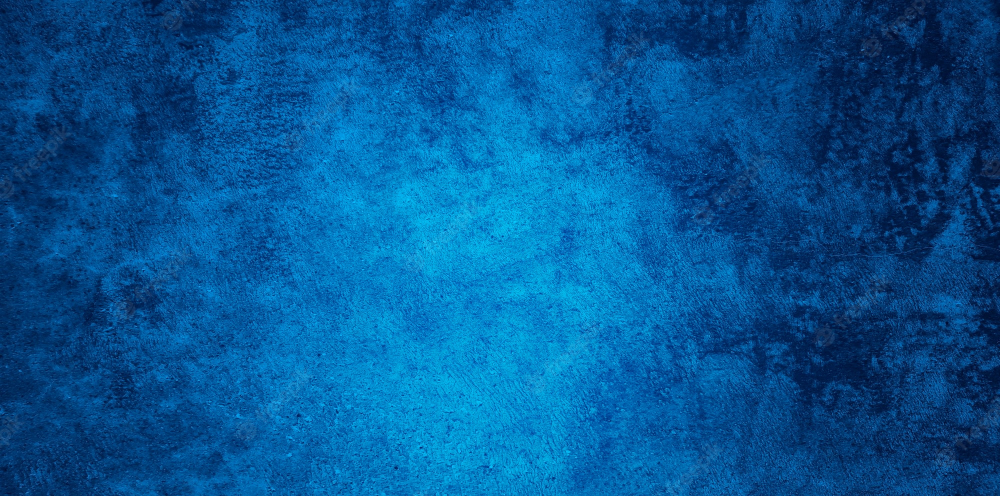
#> input picture lesson_3/solution/pilow/background.jpeg, 2000 x 992 px (shown at 1/2 size); the run also reads 1 picture not shown here
$ python pilow.py   (older library calls are emulated)
#> lines starting #> are read from the running program, lines starting #| are printed output that depends on the picture
from PIL import Image, ImageDraw, ImageFont

text1 = 'Create Feature Image'
text2 = 'With Python'
img_name = 'featured-image-creation-with-python.png'
color = 'dark_blue'
background = Image.open('background.jpeg')
#> background is the input picture: PIL image 2000x992 RGB; mean R, G, B 5.1, 85.8, 148.2
foreground = Image.open('foreground.jpeg')

colors = {
    'dark_blue': {'c': (27, 53, 81), 'p_font': 'rgb(255,255,255)', 's_font': 'rgb(255, 212, 55)'},
    'grey': {'c': (70, 86, 95), 'p_font': 'rgb(255,255,255)', 's_font': 'rgb(93,188,210)'},
    'light_blue': {'c': (93, 188, 210), 'p_font': 'rgb(27,53,81)', 's_font': 'rgb(255,255,255)'},
    'blue': {'c': (23, 114, 237), 'p_font': 'rgb(255,255,255)', 's_font': 'rgb(255, 255, 255)'},
    'orange': {'c': (242, 174, 100), 'p_font': 'rgb(0,0,0)', 's_font': 'rgb(0,0,0)'},
    'purple': {'c': (114, 88, 136), 'p_font': 'rgb(255,255,255)', 's_font': 'rgb(255, 212, 55)'},
    'red': {'c': (255, 0, 0), 'p_font': 'rgb(0,0,0)', 's_font': 'rgb(0,0,0)'},
    'yellow': {'c': (255, 255, 0), 'p_font': 'rgb(0,0,0)', 's_font': 'rgb(27,53,81)'},
    'yellow_green': {'c': (232, 240, 165), 'p_font': 'rgb(0,0,0)', 's_font': 'rgb(0,0,0)'},
    'green': {'c': (65, 162, 77), 'p_font': 'rgb(217, 210, 192)', 's_font': 'rgb(0, 0, 0)'}
}


def add_color(image, c, transparency):
#> called with c = (27, 53, 81), transparency = 25
    color = Image.new('RGB', image.size, c)
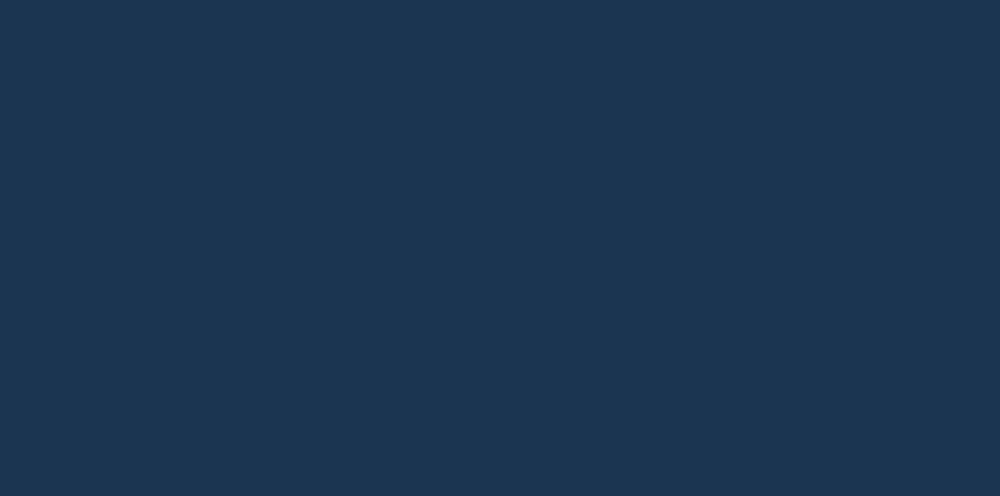
#> color: PIL image 2000x992 RGB (shown at 1/2 size); mean R, G, B 27, 53, 81
    mask = Image.new('RGBA', image.size, (0, 0, 0, transparency))
    return Image.composite(image, color, mask).convert('RGB')


def center_text(img, font, text1, text2, fill1, fill2):
    draw = ImageDraw.Draw(img)  # Initialize drawing on the image
    w, h = img.size  # get width and height of image
    t1_width, t1_height = draw.textsize(text1, font)  # Get text1 size
    t2_width, t2_height = draw.textsize(text2, font)  # Get text2 size
    p1 = ((w-t1_width)/2, h // 3)  # H-center align text1
    p2 = ((w-t2_width)/2, h // 3 + h // 5)  # H-center align text2
    draw.text(p1, text1, fill=fill1, font=font)  # draw text on top of image
    draw.text(p2, text2, fill=fill2, font=font)  # draw text on top of image
    return img


def add_text(img, color, text1, text2, logo=False, font='Roboto-Bold.ttf', font_size=75):
#> called with text1 = 'Create Feature Image', text2 = 'With Python', logo = True, font = 'Roboto-Bold.ttf', font_size = 75
    draw = ImageDraw.Draw(img)

    p_font = color['p_font']
#> p_font = 'rgb(255,255,255)'
    s_font = color['s_font']
#> s_font = 'rgb(255, 212, 55)'

    # starting position of the message
    img_w, img_h = img.size
#> img_w = 2000; img_h = 992
    height = img_h // 3
#> height = 330
    font = ImageFont.truetype(font, size=font_size)

    if logo == False:
        center_text(img, font, text1, text2, p_font, s_font)
    else:
        text1_offset = (img_w // 4, height)
#> text1_offset = (500, 330)
        text2_offset = (img_w // 4, height + img_h // 5)
#> text2_offset = (500, 528)
        draw.text(text1_offset, text1, fill=p_font, font=font)
        draw.text(text2_offset, text2, fill=s_font, font=font)
    return img


def write_image(background, color, text1, text2, foreground=''):
    background = add_color(background, color['c'], 25)
    if not foreground:
        add_text(background, color, text1, text2)
    else:
        add_text(background, color, text1, text2, logo=True)
    return background


if __name__ == '__main__':
    background = write_image(
        background, colors[color], text1, text2, foreground=foreground)
    background.save(img_name)
